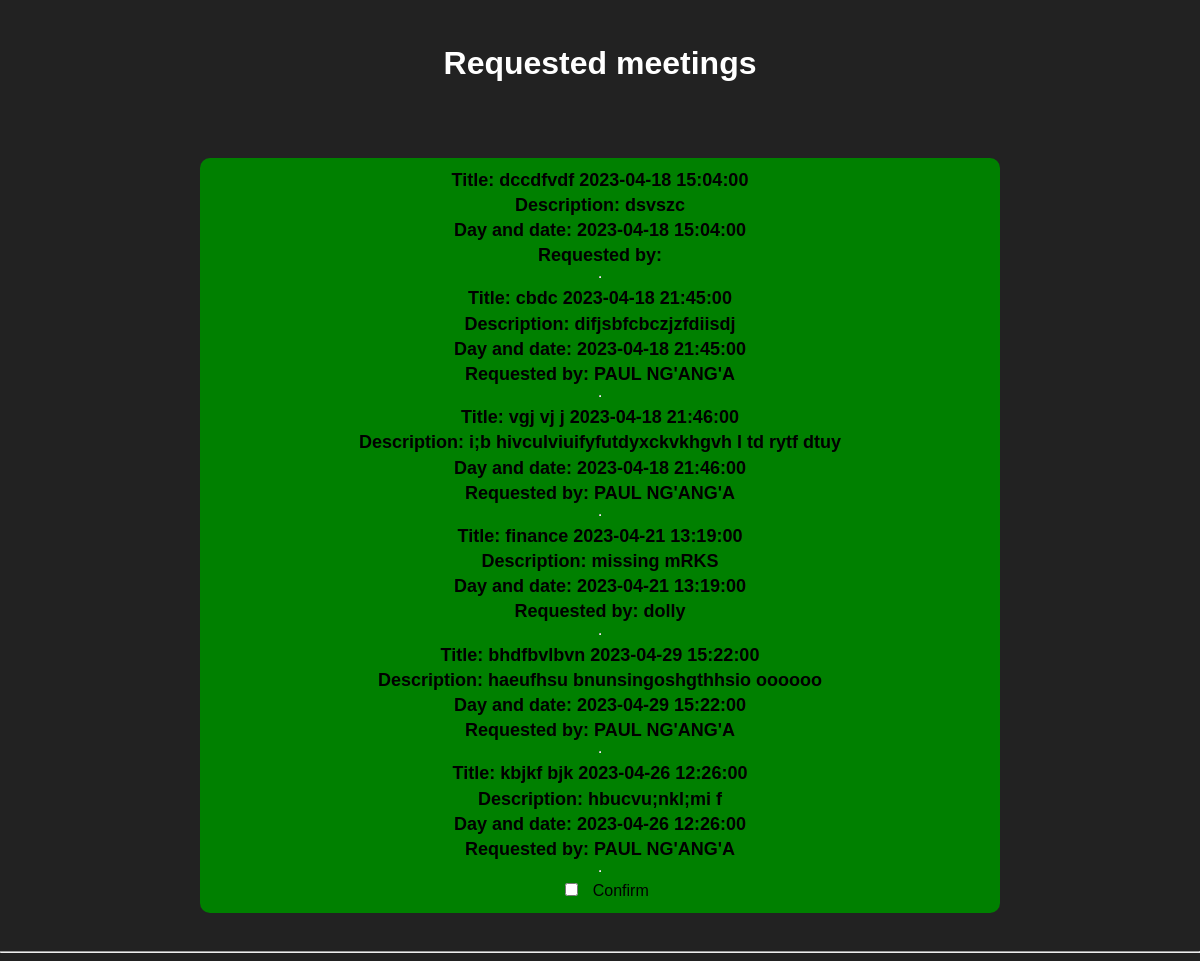
/requestedmeetings.php, run on the app's committed database.
### tables this page shows
CREATE TABLE `private_meeting` (
  `id` int(11) NOT NULL,
  `title` varchar(255) NOT NULL,
  `descr` longtext NOT NULL,
  `daytime` datetime NOT NULL,
  `request_from` varchar(255) NOT NULL
);

### requestedmeetings.php (the view, shortened to what this page needs)
<?php
    include ('config.php');
?>
<!DOCTYPE html>
<html lang="en">
<head>
</head>
<body>
    <h1>Requested meetings</h1>
    <div class="container">
      <div class="request">
        <?php
         $getpost = mysqli_query($con, "SELECT * FROM private_meeting");
         while($row1=mysqli_fetch_array($getpost)){
           ?>
          <p>Title: <?php echo $row1['title']; echo "  ";echo $row1['daytime'];?></p>
          <p>Description: <?php echo $row1['descr']; ?></p>
          <p>Day and date: <?php echo $row1['daytime']; ?></p>
          <p>Requested by: <?php echo $row1['request_from']; ?></p>
          <hr></hr>
         <?php
         }
        ?>
        <label>
          <input type="checkbox" name="confirmed"> Confirm
        </label>
      </div>
    </div>
    <hr></hr>
</body>
</html>

### requestedmeetings.php (style rules this page uses)
body { background-color: #222222; color: white; font-family: Arial, sans-serif; font-size: 16px; line-height: 1.4; margin: 0; padding: 0; }
h1 { text-align: center; padding: 20px 0; }
.container { max-width: 800px; margin: 0 auto; padding: 20px; }
.request { margin: 10px 0; padding: 10px; background-color: green; color: black; border-radius: 10px; display: flex; flex-direction:column; align-items: center; }
.request p { flex: 1; margin: 0; padding: 0; font-size: 18px; font-weight: bold; }
.request label { margin: 0; padding: 0; font-size: 16px; font-weight: normal; margin-left: 10px; }
.request input[type="checkbox"] { margin-right: 10px; }

### data on the page
private_meeting: title "dccdfvdf", daytime "2023-04-18 15:04:00", descr "dsvszc"
private_meeting: title "cbdc", daytime "2023-04-18 21:45:00", descr "difjsbfcbczjzfdiisdj", request_from "PAUL NG'ANG'A"
private_meeting: title "vgj vj j", daytime "2023-04-18 21:46:00", descr "i;b hivculviuifyfutdyxckvkhgvh l td rytf dtuy", request_from "PAUL NG'ANG'A"
private_meeting: title "finance", daytime "2023-04-21 13:19:00", descr "missing mRKS", request_from "dolly"
private_meeting: title "bhdfbvlbvn", daytime "2023-04-29 15:22:00", descr "haeufhsu bnunsingoshgthhsio oooooo", request_from "PAUL NG'ANG'A"
private_meeting: title "kbjkf bjk", daytime "2023-04-26 12:26:00", descr "hbucvu;nkl;mi f", request_from "PAUL NG'ANG'A"
